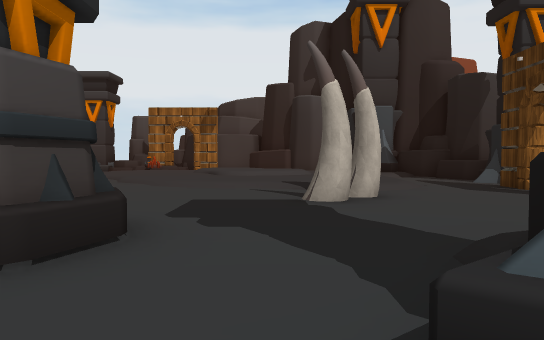
View 1 (above)

23 first-person views from a walk through a 3-D level made in the Unity game engine. The camera is 1.4 m above the floor, tilts 2° down and sees 70° across. Doors are open. The floor is counted in squares, 2 m on a side. Each view is taken from the middle of a square. On the plan, view 1 faces up. The plan holds only what a view shows up to about 11 squares ahead; the rest is blank. The place goes on beyond the plan. Some surface patterns are stand-ins.

View 2
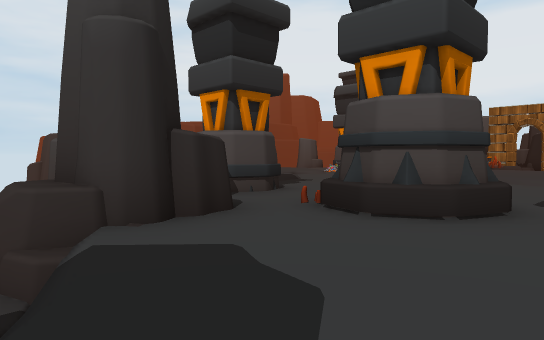

View 3
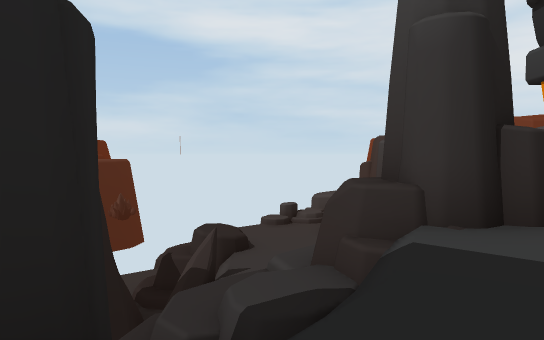

View 4
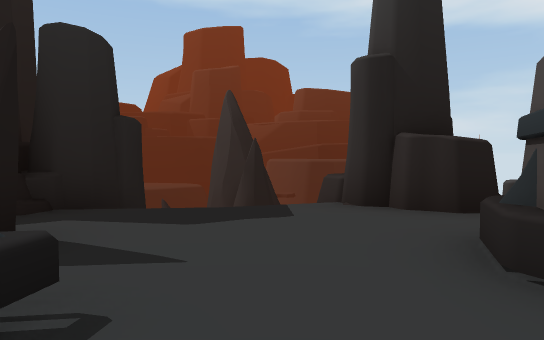

View 5
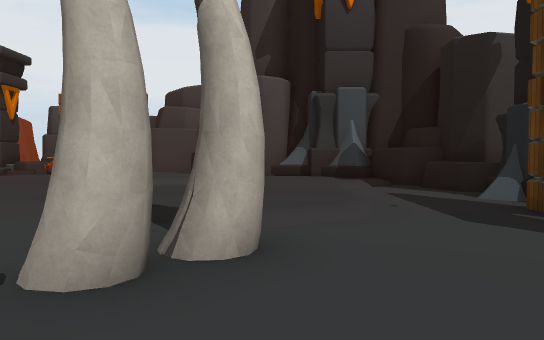

View 6
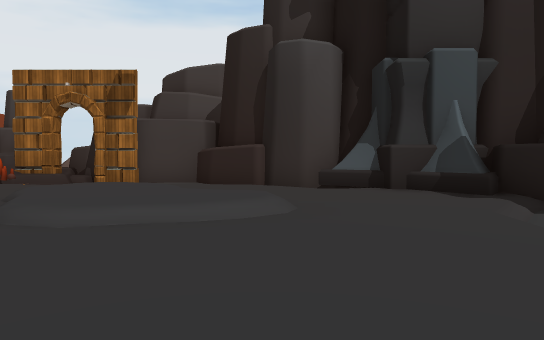

View 7
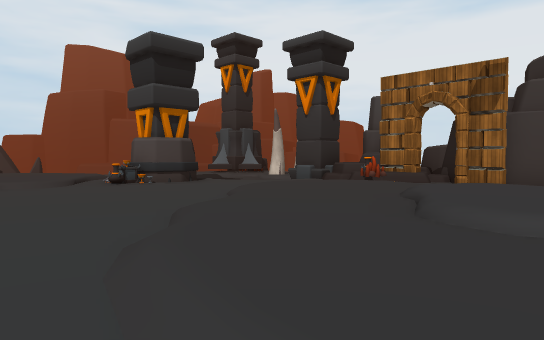

View 8
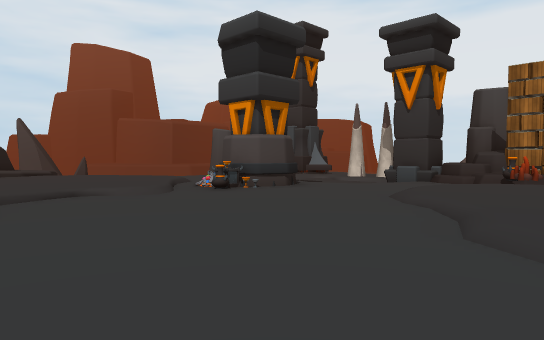

View 9
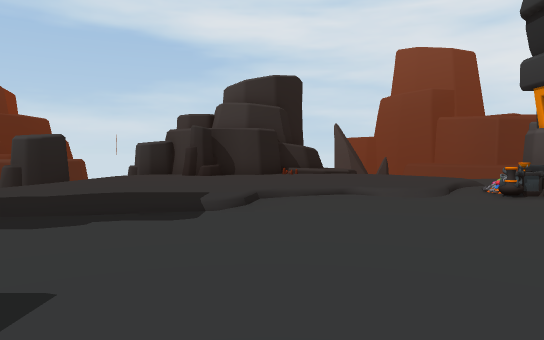

View 10
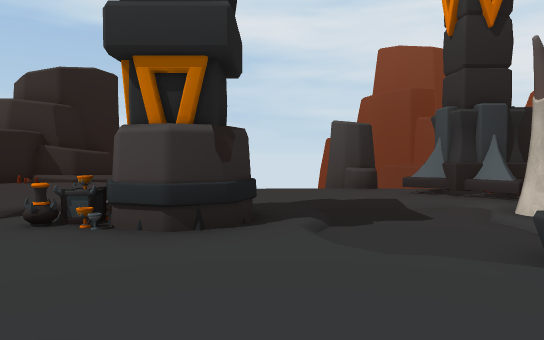

View 11
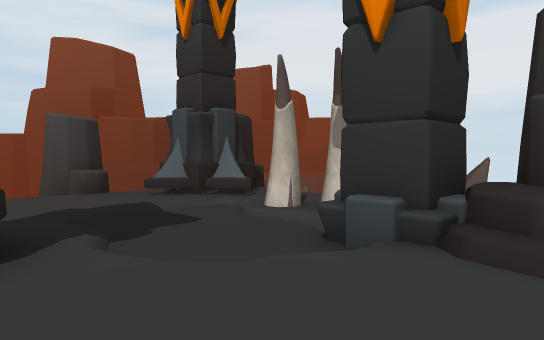

View 12
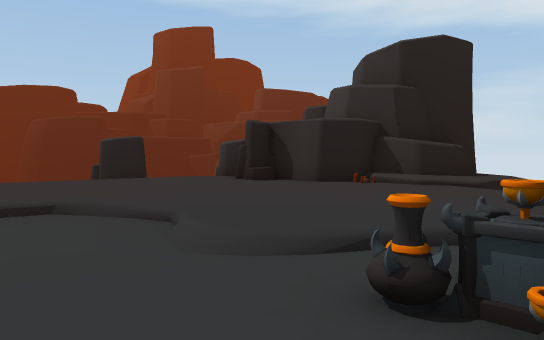

View 13
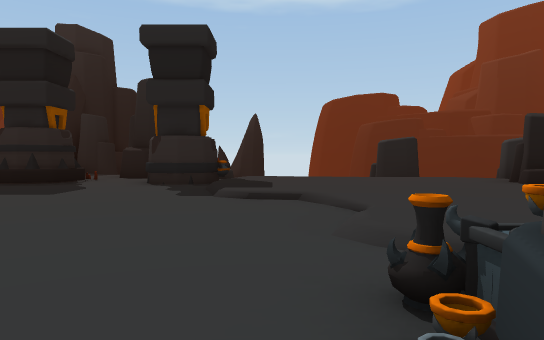

View 14
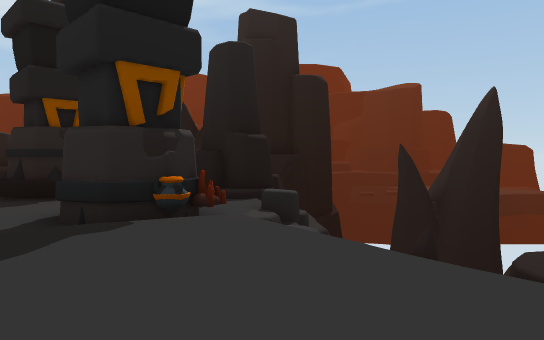

View 15
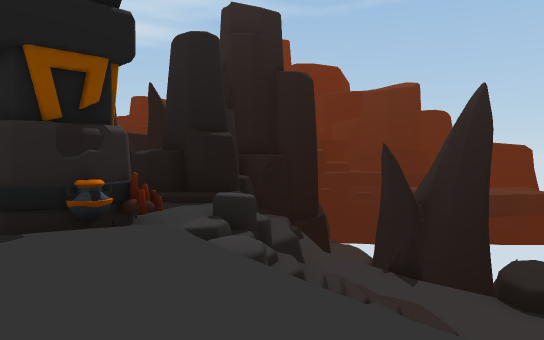

View 16
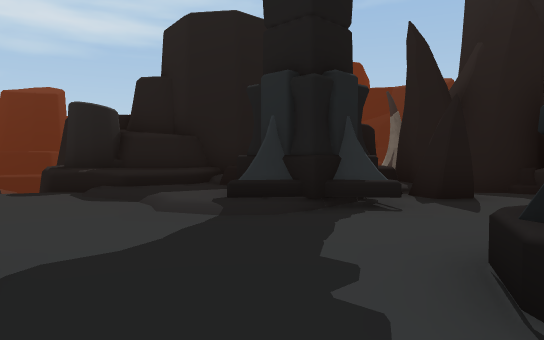

View 17
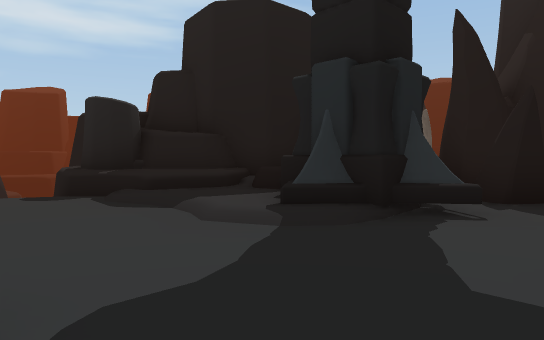

View 18
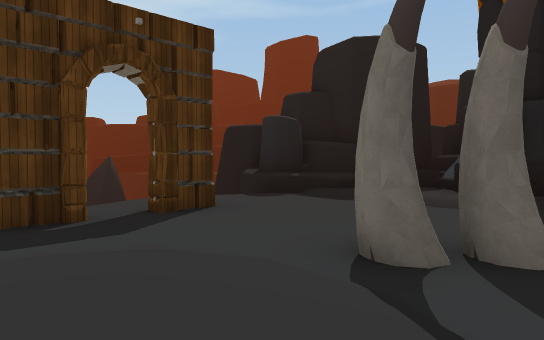

View 19
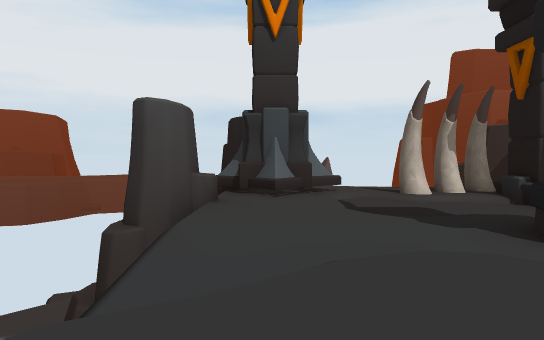

View 20
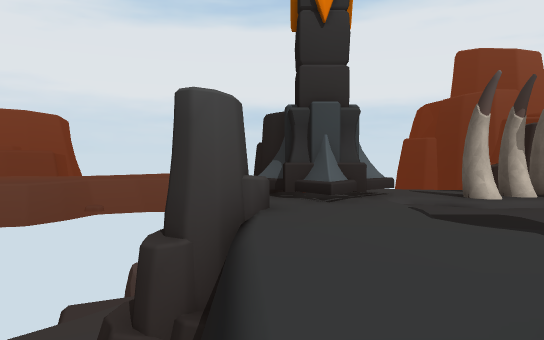

View 21
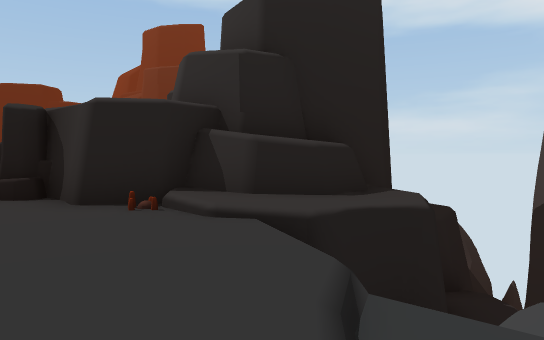

View 22
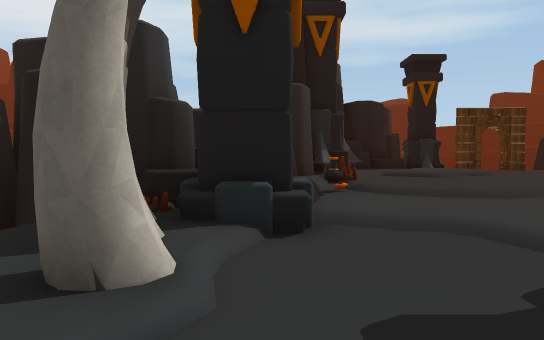

View 23
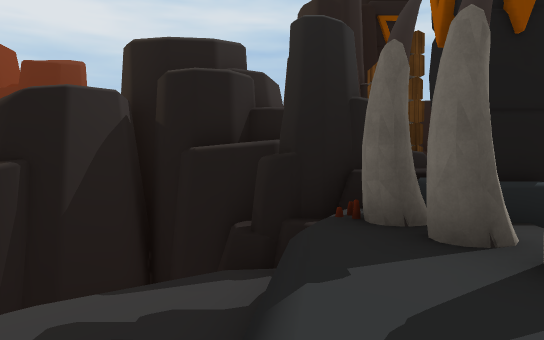

### Floor plan
Key: @ floor where view 1 was taken; # wall or solid block; x gap in a wall; . main floor; : floor 0.5 m higher than the main floor; - floor 0.5 m lower than the main floor; + floor 0.75 m higher than the main floor; _ floor 1.25 m lower than the main floor; < floor 1.5 m lower than the main floor; ( floor 1.75 m lower than the main floor; ! floor 2.5 m lower than the main floor; ? floor 3.5 m lower than the main floor; / step, stairs or slope; D open door; = window, fence, low wall or low ledge; ^ raised ledge; v drop or lower ground; O other object.
Columns run from 20 left of view 1 to 8 right of it. Each row starts with its distance up from view 1.
 25              v##
 24            v  v#
 23           <<v v#
 22      OO   <<vv##
 21      O .//-<<##
 20  v   # #..OOO##
 19 vvv  ###=OO##########
 18 vvvv###.---##=##D#..##
 17  vv_##..----/.#OO.  .###
 16    vv...//-/..//// ://##
 15     v/......../:::::/:/###
 14     v/...##...::::::/:::/##
 13      ////#O.../:::/://::/.#
 12  vvv //:/ OO.../::/::/::..^#
 11 vvvvv/::::/...../::/::::..#
 10 vvx//:::::/....../:/::::..#
  9 ####/O::::/.......//:::/.##
  8    ###::::/..........//..D.v
  7      #::::::/........O...D..
  6      OO:::::/........O...#..
  5      #:::::::...............
  4      #::::::/##..##........vv
  3        ?vvvvOO#..##...////=#v
  2        #< vv/...O##../#::+^#
  1            (/^/##....###O###
  0           v!vvx##...@.#OO##
 -1          vvv vv^^....#OO #
 -2          vvvvvvvvvv..##O
 -3          vvvvvvvvv##O##=
 -4          vv vv vv  ###
 -5          vvvv#v

Where each view was taken, in squares from view 1:
view 1: 0 up, 0 right, facing up
view 2: 2 down, 0 right, facing up-left
view 3: 2 down, 0 right, facing left
view 4: 3 up, 1 right, facing down-left
view 5: 4 up, 2 right, facing up
view 6: 8 up, 1 right, facing up
view 7: 8 up, 0 right, facing up-left
view 8: 7 up, 3 left, facing up-left
view 9: 8 up, 3 left, facing left
view 10: 15 up, 5 left, facing left
view 11: 14 up, 6 left, facing up-left
view 12: 13 up, 8 left, facing down-left
view 13: 14 up, 9 left, facing down
view 14: 6 up, 12 left, facing down-right
view 15: 5 up, 12 left, facing down-right
view 16: 6 up, 2 left, facing down-right
view 17: 6 up, 1 left, facing down-right
view 18: 10 up, 0 right, facing down-right
view 19: 10 up, 14 left, facing up
view 20: 11 up, 15 left, facing up
view 21: 13 up, 13 left, facing down-left
view 22: 18 up, 13 left, facing right
view 23: 21 up, 13 left, facing right
